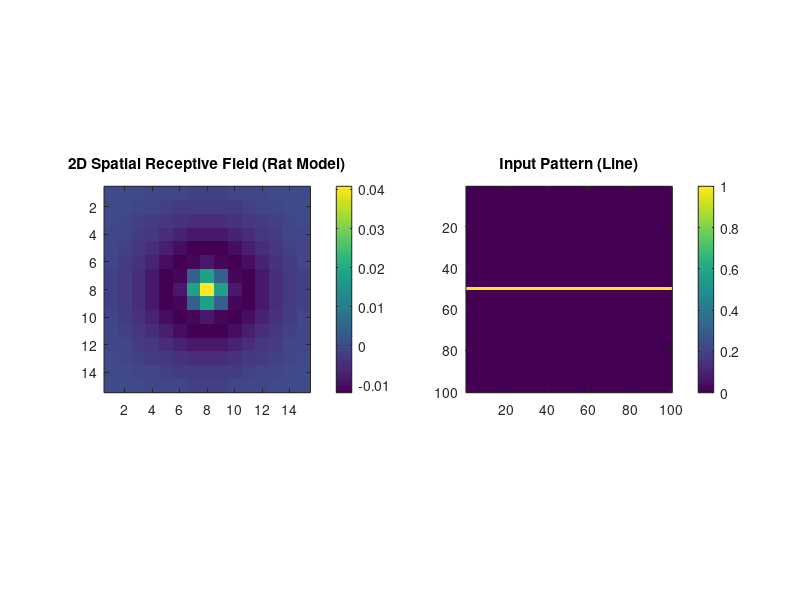

The MATLAB source for this figure:
% Parameters (Adjusted for Rat Vision)
spatial_width = 15;
spatial_height = 15;
spatial_sigma_center = 1;
spatial_sigma_surround = 3;

% Create 2D Spatial Kernel (On-Center/Off-Surround)
[x, y] = meshgrid(-(spatial_width-1)/2:(spatial_width-1)/2, -(spatial_height-1)/2:(spatial_height-1)/2);
spatial_center = exp(-(x.^2 + y.^2) / (2 * spatial_sigma_center^2));
spatial_surround = exp(-(x.^2 + y.^2) / (2 * spatial_sigma_surround^2));
spatial_kernel = spatial_center - spatial_surround * (spatial_sigma_center / spatial_sigma_surround);
spatial_kernel = spatial_kernel / sum(abs(spatial_kernel(:))); % Normalize

% Input Pattern (2D Line at the first time point)
temporal_length = 7; % Assuming this is still the temporal length
input_line = zeros(100, 100, temporal_length);
input_line(50, :, 1) = 1; % Line along y-axis at the first time point

% Visualize the Spatial Kernel
figure;
subplot(1, 2, 1);
imagesc(spatial_kernel);
title('2D Spatial Receptive Field (Rat Model)');

colorbar;
axis square; % Make the aspect ratio square

% Visualize the Input Pattern (Line)
subplot(1, 2, 2);
imagesc(input_line(:, :, 1));
title('Input Pattern (Line)');

colorbar;
axis square;

disp('2D Spatial Receptive Field (spatial_kernel):');
disp(spatial_kernel);
disp(' ');
disp('Input Pattern (input_line at t=1):');
disp(input_line(:, :, 1));